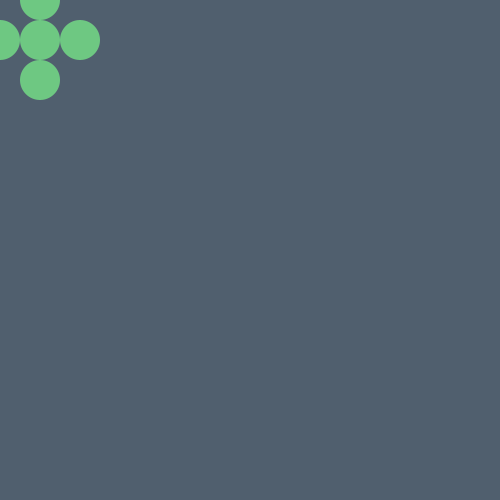
Frame 1 (no input)
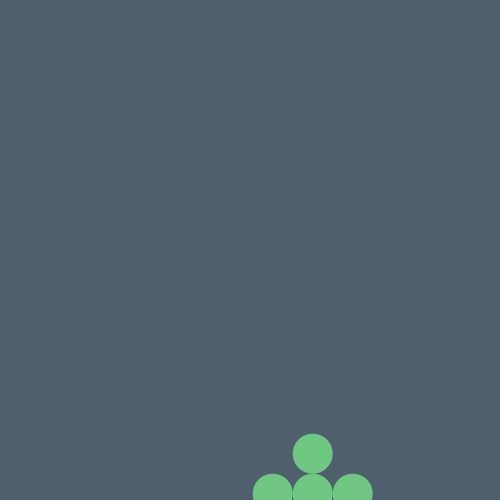
Frame 60 (the mouse pressed at the canvas centre just before this capture)
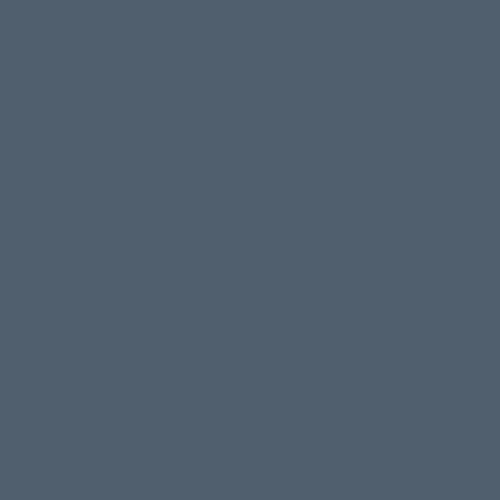
Frame 120 (the mouse held since frame 60 and released just before this capture)

The Processing sketch that drew these frames (run headless with seeded random() and noise(); from frame 60 on, the mouse is pressed at the canvas centre):

// Processing sketch: circle_rain
// ── circle_rain.pde
float xPos=0;
float yPos=0;

int h=40;
int w=40;


int incr=0;

int r=110-2*incr;
int g=200-2*incr;
int b=130-2*incr;


void setup() {
  background(80,95,110);
  size(500,500); 
  smooth();
}
void draw() {

  background(80,95,110);
  noStroke();

  //  for(int i=0;i<100;i++){
  fill(r+incr,g+incr,b+incr); 
  xPos=xPos+w;
  println(xPos);
  yPos=yPos+h;
  println(yPos);
  makeEllipses();
  delay(30);

  if(xPos+w>=width) {
    xPos=random(-100,700);
    yPos=random(-100,700);
  }
}
//  println(i);
// }

// for(int i=0;i<100;i++){
//  fill(r+incr,g+incr,b+incr);
//  ellipse(xPos,yPos, h,w);
//  makeEllipses();
//  xPos=xPos-1;
//  yPos=yPos-1;
//  delay(100);
// }
// 




void makeEllipses() {
  ellipse(xPos,yPos, h,w);
  ellipse(xPos+w,yPos,h,w);
  ellipse(xPos,yPos+h,h,w);
  ellipse(xPos-w,yPos,h,w);
  ellipse(xPos,yPos-h,h,w);
}
